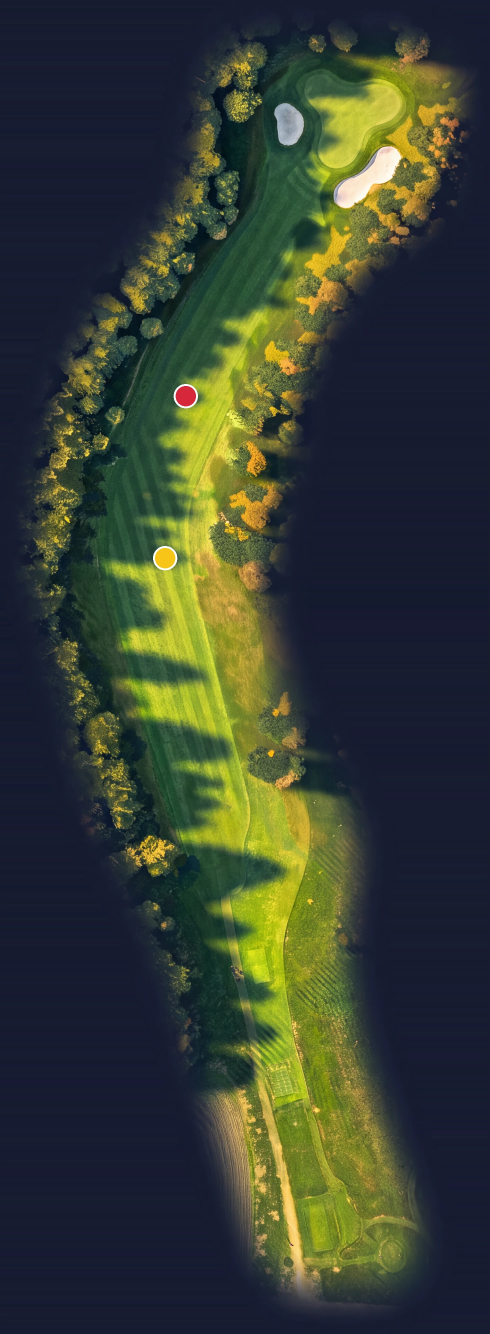
#> input picture klubbar/alvesta/halbilder/hal-01-a1-utan-flagga.webp, 1470 x 4000 px (shown at 1/3 size)
$ python -i fairway_frisk.py   (imports and definitions only)
#> lines starting #> are read from the running program, lines starting #| are printed output that depends on the picture; after the words box and inside, x2 and y2 are one past the last pixel; in counts of white or black regions, pixels touching at a corner belong together
#> further down, picture is the input picture: shape (4000, 1470, 3); mean B, G, R 50.5, 63.3, 55.5
"""Fairway i toppskick (Eric 2026-10-27): bruna fläckar (slitage på flygfotot) i fairway, på
tees och runt greenen färgas om till frisk grön. Bara kulören ändras: ljusheten behålls, så klippmönster, skuggor och
former ligger kvar exakt där de var.

    python verktyg/fairway_frisk.py klubbar/glasriket/hal-01.yaml [fler...] [--namn a5]

Gör om halbilder/hal-NN-<namn>.webp och -utan-flagga. Spelprickar och flagga rörs inte.
"""
from __future__ import annotations

import sys
from pathlib import Path

import numpy as np
from PIL import Image, ImageFilter

sys.path.insert(0, str(Path(__file__).resolve().parents[1]))
import verktyg.orto_utsnitt  # noqa: E402,F401
from golfholes.hole import Hole  # noqa: E402
from golfholes.render.foto import fotounderlag, orto_for  # noqa: E402
from verktyg.skuggskydd import _mask  # noqa: E402


# [11 lines left out: function _blur, not called in this run]


def brunvikt(rgb):
    """0–1: hur brun/torr en bildpunkt är. Frisk gräsmatta har grönt över rött (R/G under 1),
    slitage drar mot orange-brunt (R/G över 1). Kvällsljusets gulgröna sken ligger strax under 1 och lämnas."""
    rg = rgb[..., 0] / np.maximum(rgb[..., 1], 1)
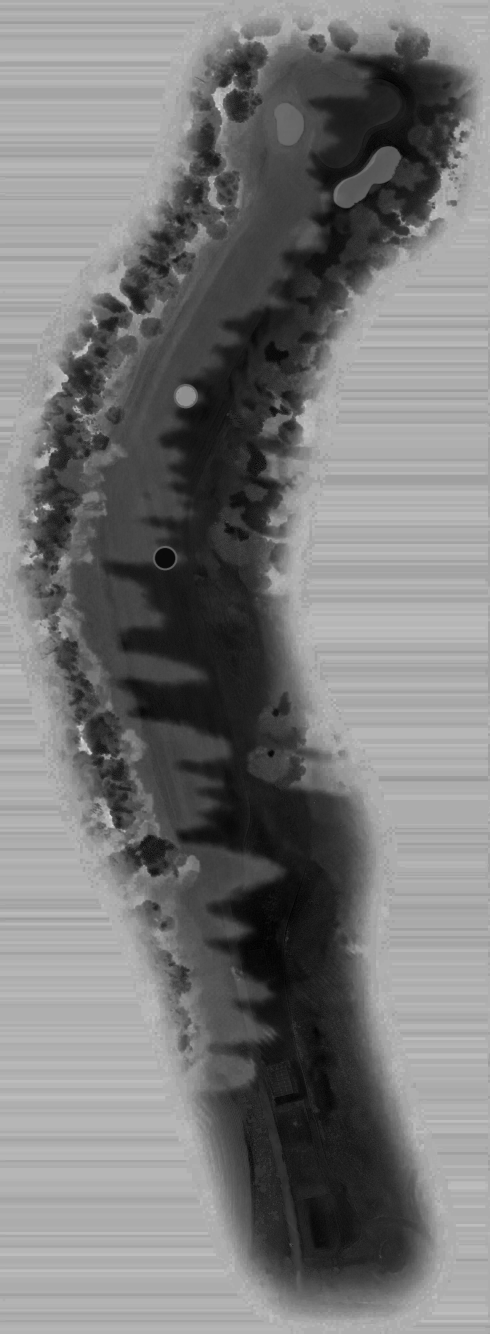
#> rg: shape (4000, 1470) float64 (shown at 1/3 size); min 0, max 2.58, mean 1.23; drawn with min black and max white
    w = np.clip((rg - 0.97) / 0.08, 0, 1)
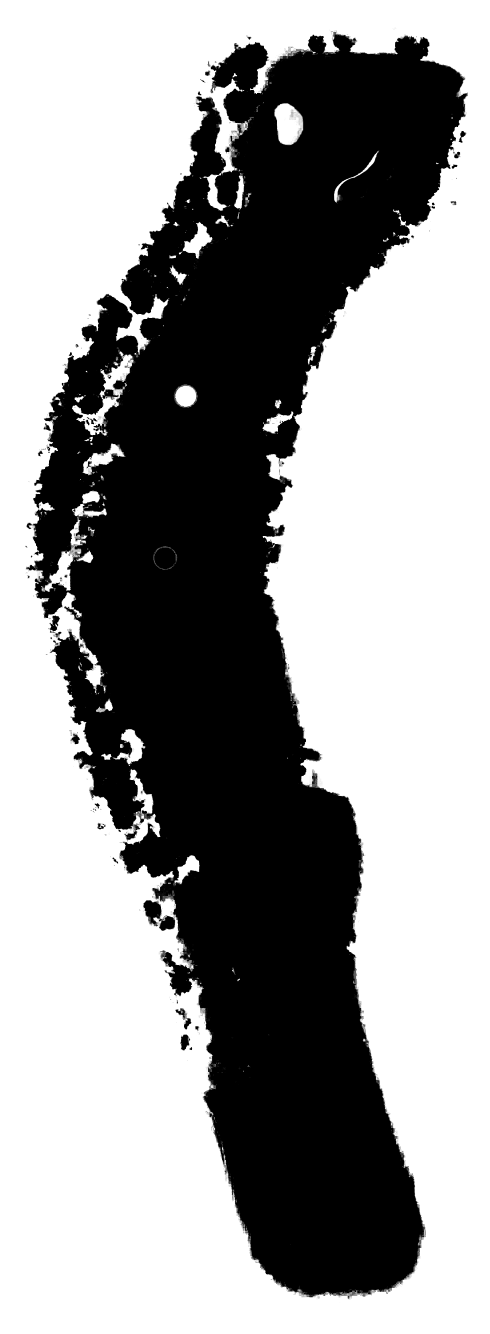
#> w: shape (4000, 1470) float64 (shown at 1/3 size); min 0, max 1, mean 0.604
    return np.where(prickmask(rgb), 0, w)


def prickmask(rgb):
    """Spelprickar, flagga och vita ringar (ritade av koden): de ska aldrig färgas om."""
    hsv = np.asarray(Image.fromarray(rgb.astype(np.uint8)).convert("HSV"), np.float32)
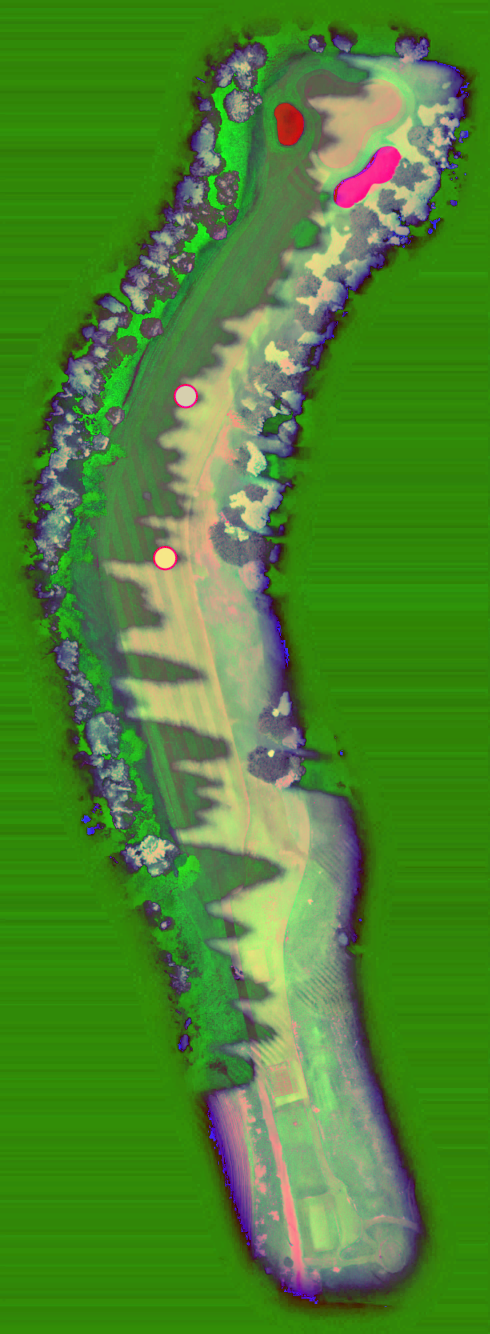
#> hsv: shape (4000, 1470, 3) float32 (shown at 1/3 size); mean B, G, R 46.7, 131.5, 79.4
    h, s, v = hsv[..., 0] * 360 / 255, hsv[..., 1] / 255, hsv[..., 2] / 255
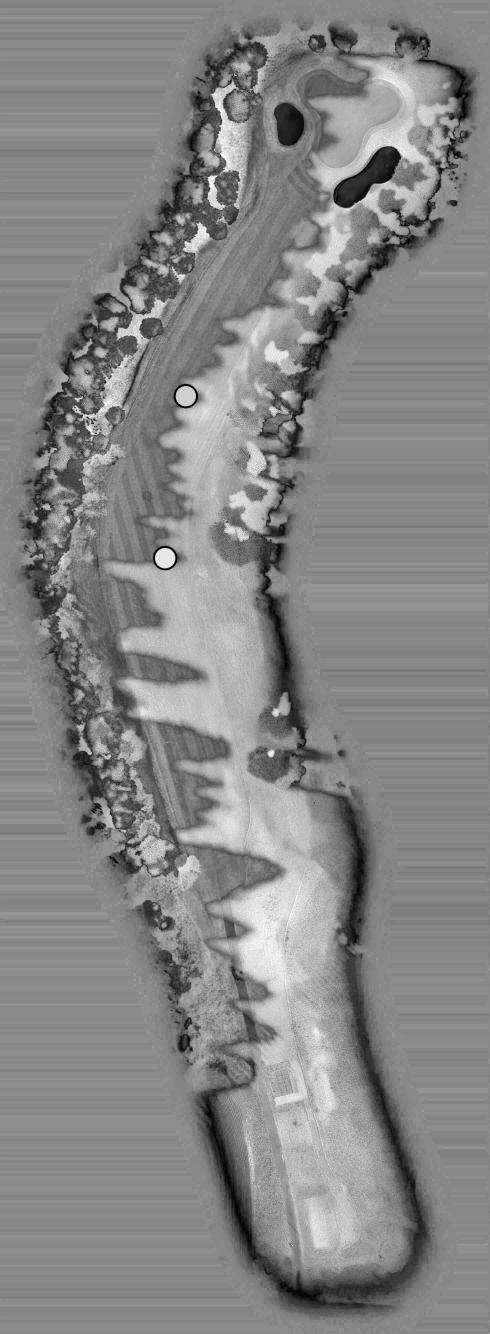
#> s: shape (4000, 1470) float32 (shown at 1/3 size); min 0, max 1, mean 0.524
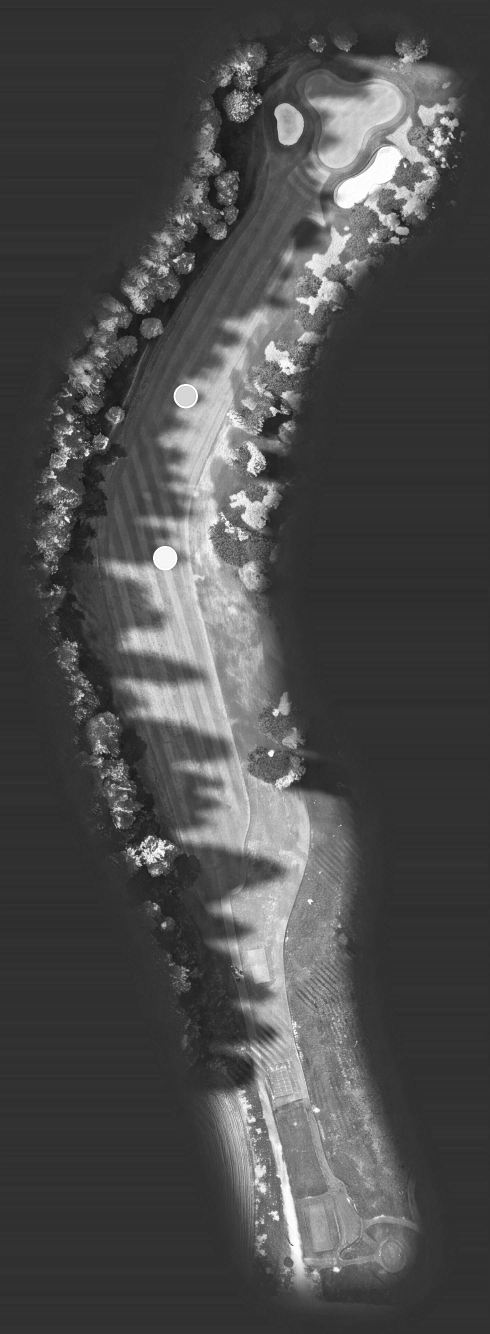
#> v: shape (4000, 1470) float32 (shown at 1/3 size); min 0.0235, max 1, mean 0.3
    prick = ((s > 0.78) & (v > 0.88)) | (((h > 330) | (h < 15)) & (s > 0.55) & (v > 0.6)) | ((s < 0.12) & (v > 0.9))
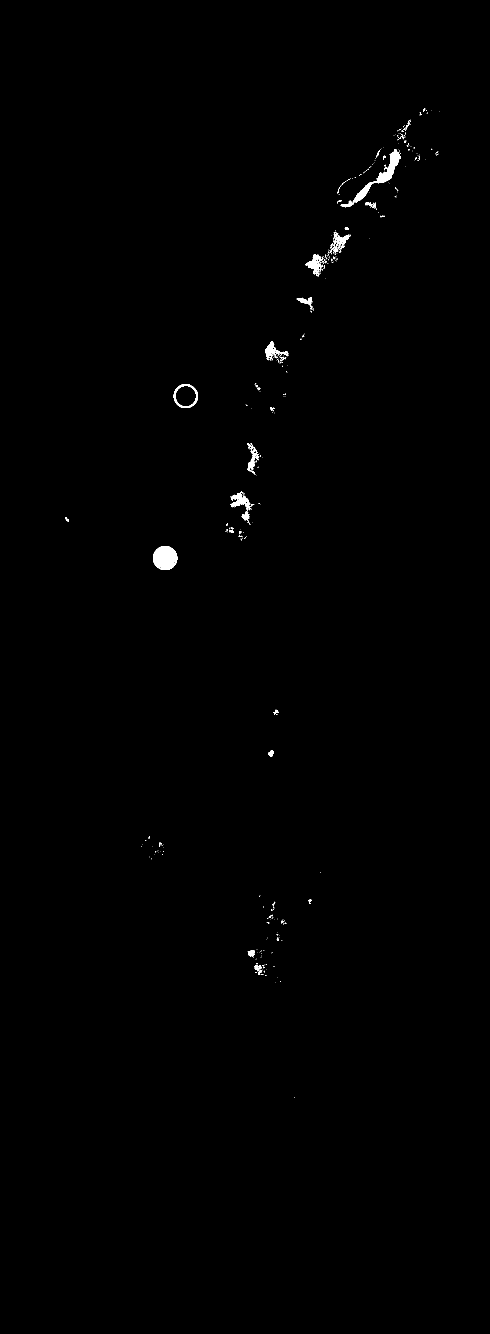
#> prick: shape (4000, 1470) bool (shown at 1/3 size); 0.33% white; 447 white regions (399 under 20 px), largest, box (x1, y1, x2, y2) and area: (1058, 447, 1202, 608) 3841, (466, 1645, 525, 1704) 2766, (691, 1479, 755, 1531) 1284
    return np.asarray(Image.fromarray((prick * 255).astype(np.uint8)).filter(ImageFilter.MinFilter(3))
                      .filter(ImageFilter.MaxFilter(21))) > 0
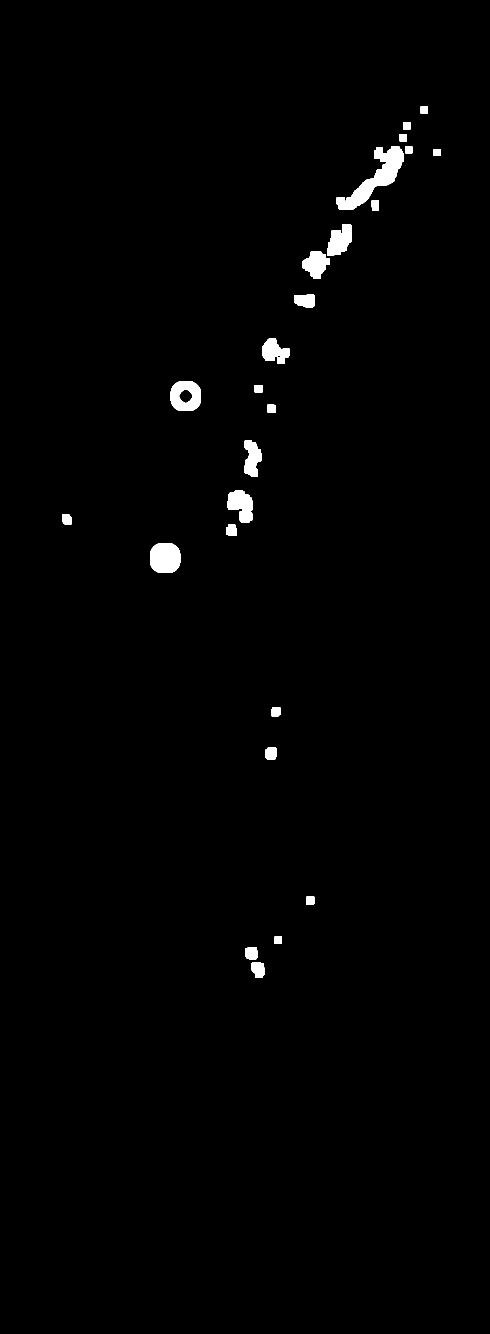
#> returned value: shape (4000, 1470) bool (shown at 1/3 size); 1% white; 25 white regions, largest, box (x1, y1, x2, y2) and area: (1010, 438, 1210, 630) 12509, (450, 1629, 541, 1719) 7073, (512, 1143, 603, 1233) 5958


# [45 lines left out: functions spelyta, frisk, kor, not called in this run]


# [5 lines not run here, left out]

>>> import cv2
>>> picture = cv2.imread('../klubbar/alvesta/halbilder/hal-01-a1-utan-flagga.webp')
>>> result = brunvikt(picture)
